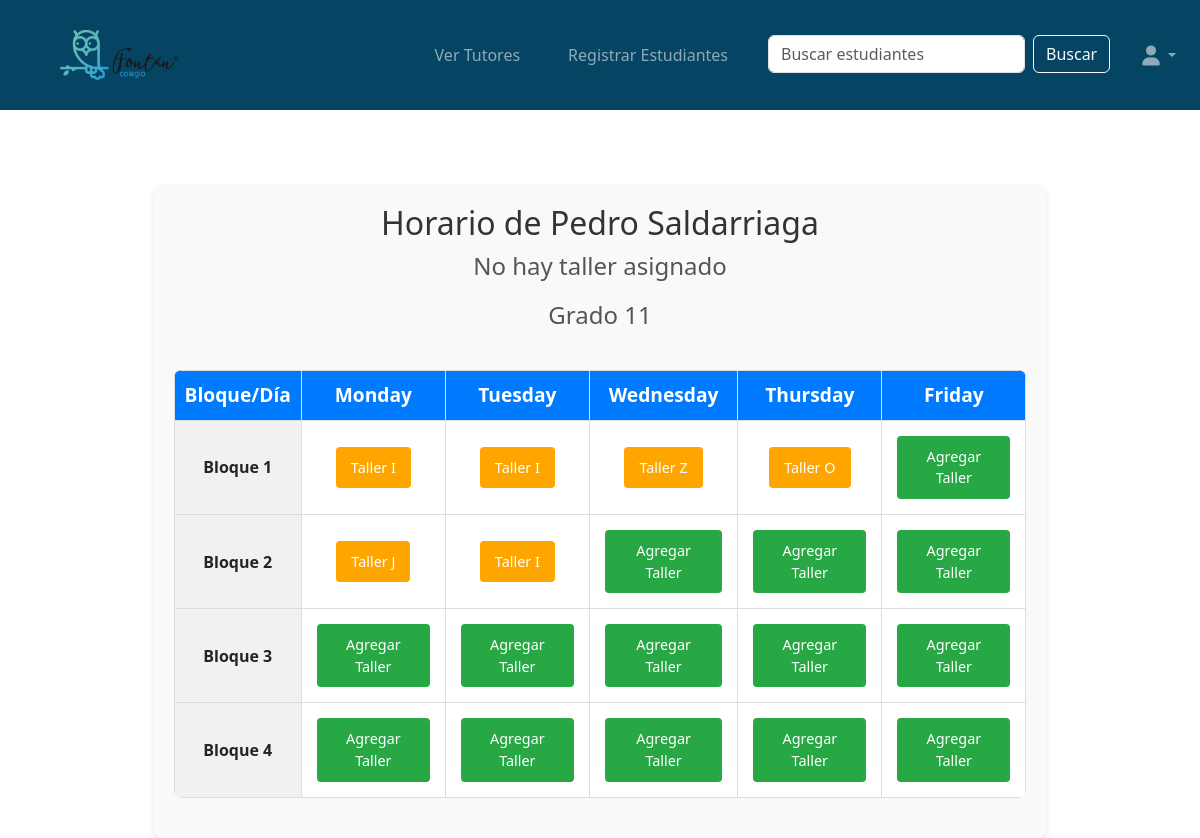
Page /schedules/1/schedule/ (signed in) on the earlier database version.
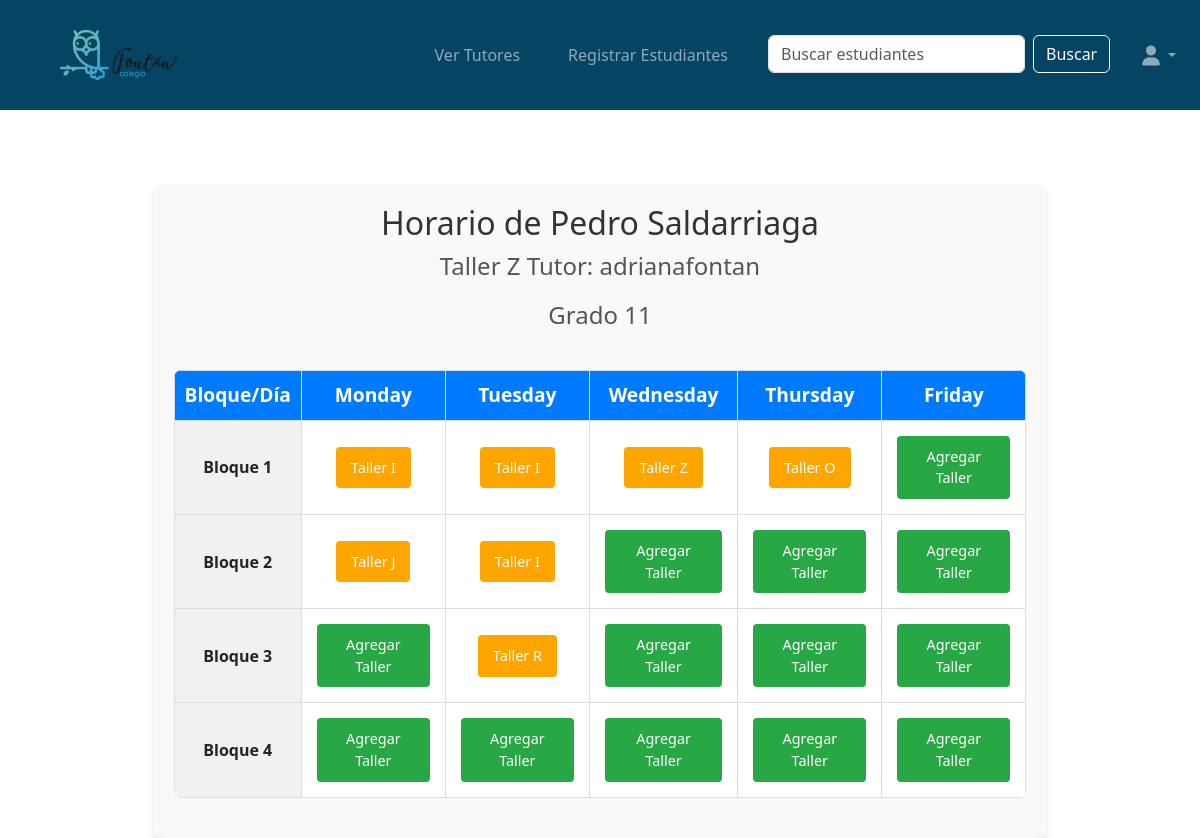
Same page on the later database version.
### students/models.py (models this page shows, shortened)
class Student(models.Model):
    student_id = models.AutoField(primary_key=True)
    name = models.CharField(max_length=100)
    lastname = models.CharField(max_length=100)
    id_number = models.IntegerField(unique=True)
    autonomy_level = models.IntegerField(
        choices=[
            (1, 'Nivel 1'),
            (2, 'Nivel 2'),
            (3, 'Nivel 3'),
        ],
        default=1,
    )
    extended_vacation = models.BooleanField(default=False)
    grade = models.IntegerField(
        choices=[
            (1, '1'),
            (2, '2'),
            (3, '3'),
            (4, '4'),
            (5, '5'),
            (6, '6'),
            (7, '7'),
            (8, '8'),
            (9, '9'),
            (10, '10'),
            (11, '11'),
        ],
        default=1,
    )
    workshop = models.ForeignKey('workshops.Workshop', on_delete=models.SET_NULL, null=True, blank=True)

### workshops/models.py (models this page shows)
class Workshop(models.Model):
    WORKSHOP_TYPES = [
        ('primary', 'Primaria'),
        ('high_school', 'Bachillerato'),
        ('collective', 'Colectivo'),
    ]
    workshop_id = models.AutoField(primary_key=True)
    name = models.CharField(max_length=100, unique=True)
    tutor = models.ForeignKey(
        'tutors.Tutor',
        on_delete=models.SET_NULL,
        null=True,
        blank=True,
        related_name='workshops'  # Esta línea permite acceder a los talleres desde el tutor
    )
    max_capacity = models.IntegerField(default=25)
    type = models.CharField(
        max_length=20,
        choices=WORKSHOP_TYPES,
        default='primary'
    )
    def __str__(self):
        return f"{self.name} {self.tutor or 'Sin asignar'}"

### tutors/models.py (models this page shows)
class Tutor(models.Model):
    tutor_id = models.AutoField(primary_key=True)
    user = models.OneToOneField(
        User,
        on_delete=models.CASCADE,
        related_name="tutor_profile"
    )
    student = models.ForeignKey(
        Student,
        on_delete=models.SET_NULL,
        null=True,
        blank=True
    )
    def __str__(self):
        return f"Tutor: {self.user.username}"

### schedules/views.py (the view)
# urls.py: path('<int:student_id>/schedule/', views.student_schedule, name='student_schedule'),
def student_schedule(request, student_id):
    student = get_object_or_404(Student, student_id=student_id)
    is_high_school = student.grade > 5
    if is_high_school:
        schedule = {
            "Monday_Thursday": ["7:40-9:10", "9:40-11:00", "11:20-12:40", "1:20-2:40"],
            "Friday": ["7:40-9:10", "9:50-11:20", "11:50-1:20"],
        }
        workshops = Workshop.objects.filter(type__in=['high_school', 'collective'])
    else:
        schedule = {
            "Monday_Thursday": ["7:40-8:40", "9:10-10:20", "10:40-11:50", "12:30-1:30", "1:50-2:40"],
            "Friday": ["7:40-8:40", "9:10-10:20", "10:40-11:50", "12:20-1:20"],
        }
        workshops = Workshop.objects.filter(type__in=['primary', 'collective'])
    days_of_week = ["Monday", "Tuesday", "Wednesday", "Thursday", "Friday"]
    num_blocks = range(1, len(schedule["Monday_Thursday"]) + 1)
    student_schedule = Schedule.objects.filter(student=student).select_related('block')
    schedule_table = []
    for block_number in num_blocks:
        row = []
        for day in days_of_week:
            workshop_name = None
            for entry in student_schedule:
                if entry.block.block_number == block_number and entry.block.day == day:
                    workshop_name = entry.block.workshop.name
                    break
            row.append({
                "day": day,
                "block_number": block_number,
                "workshop": workshop_name,
            })
        schedule_table.append(row)
    context = {
        "student": student,
        "schedule_table": schedule_table,
        "days_of_week": days_of_week,
        "num_blocks": num_blocks,
        "workshops": workshops,
    }
    return render(request, "schedules/schedule.html", context)

### schedules/templates/schedules/schedule.html
{% extends 'base.html' %}
{% load static %}
{% block content %}
<link rel="stylesheet" href="{% static 'schedules/styles.css' %}">
<div class="schedule-container">
    <h3 class="schedule-title">Horario de {{ student.name }} {{ student.lastname }}</h3>
    {% if student.workshop %}
    <h4 class="workshop-title">{{ student.workshop }}</h4>
    {% else %}
    <h4 class="workshop-title"> No hay taller asignado </h4>
    {% endif %}
    <h5 class="grade-title">Grado {{ student.grade }}</h5>
    <div class="table-wrapper">
        <table class="schedule-table">
            <thead>
                <tr>
                    <th>Bloque/Día</th>
                    {% for day in days_of_week %}
                        <th>{{ day }}</th>
                    {% endfor %}
                </tr>
            </thead>
            <tbody>
                {% for row in schedule_table %}
                <tr>
                    <td class="schedule-block">Bloque {{ row.0.block_number }}</td>
                    {% for cell in row %}
                    <td class="schedule-cell" data-block-number="{{ cell.block_number }}" data-day="{{ cell.day }}">
                        {% if cell.day == "Friday" and cell.block_number > friday_blocks %}
                            <span class="no-block">-</span>
                        {% else %}
                            {% if cell.workshop %}
                                <a href="{% url 'select_workshop' student.student_id cell.day cell.block_number %}" class="add-workshop-button btn edit-workshop-button">
                                    {{ cell.workshop }}
                                </a>
                            {% else %}
                                <a href="{% url 'select_workshop' student.student_id cell.day cell.block_number %}" class="add-workshop-button btn">
                                    Agregar Taller
                                </a>
                            {% endif %}
                        {% endif %}
                    </td>
                    {% endfor %}
                </tr>
                {% endfor %}
            </tbody>
        </table>
    </div>
</div>
{% endblock %}

Differences in the rows shown:
changed Student "Pedro": workshop_id empty → 92 (drawn); workshop (not shown) → "Taller Z Tutor: adrianafontan"
now on this page (row unchanged): Workshop: workshop "Taller R"
Other differences:
text no longer shown: "No hay taller asignado"
list line gone: "Agregar Taller"
